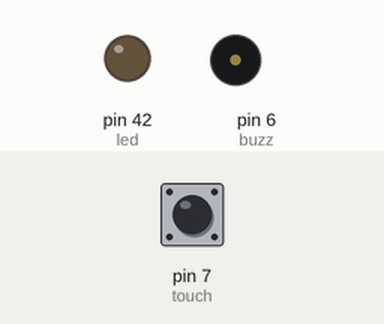
Bench run of a sketch on a simulated Arduino Mega 2560, built with avr-gcc and run on an emulated ATmega2560. Shown: output pins drawn as LEDs (lit = HIGH), buzzer (waves = sounding, pin HIGH). Dashed ring = blinking. Inputs (shaded band) come from the test bench; at power-on: pin 7 (touch) LOW.

Above: at 1.2 s.
1.3 s: pin 7 (touch) pulled HIGH for 3.2 s
At 4.6 s:
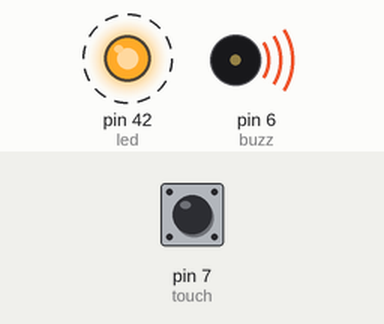
6.0 s: pin 7 (touch) pulled HIGH for 0.15 s
At 7.1 s:
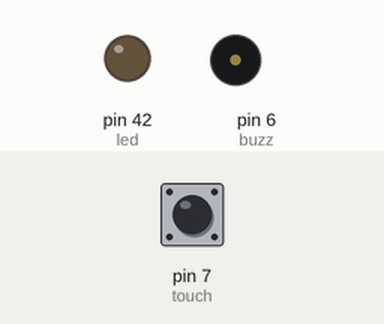
Timing chart, 0 to 9.0 s (numbered marks = the images above; inputs shaded):
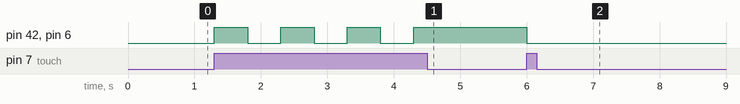

Measured:
- after the input at 1.3 s, pin 42 (led), pin 6 (buzz): alternates HIGH for 0.50 s and LOW for 0.50 s, 7 changes in all, then stays HIGH, starting at once
- after the input at 6.0 s, pin 42 (led), pin 6 (buzz): HIGH → LOW at once

The sketch:

touch.ino
```cpp
int touch = 7;
int led = 42;
int buzz = 6;

void setup() {
  pinMode(touch,INPUT);
  pinMode(led,OUTPUT);
  pinMode(buzz,OUTPUT);
}

void loop() {
  int state = digitalRead(touch);
    if (state == HIGH) {
      digitalWrite(led,!digitalRead(led));
      digitalWrite(buzz,!digitalRead(buzz));
      delay(500);
    }
}
```
